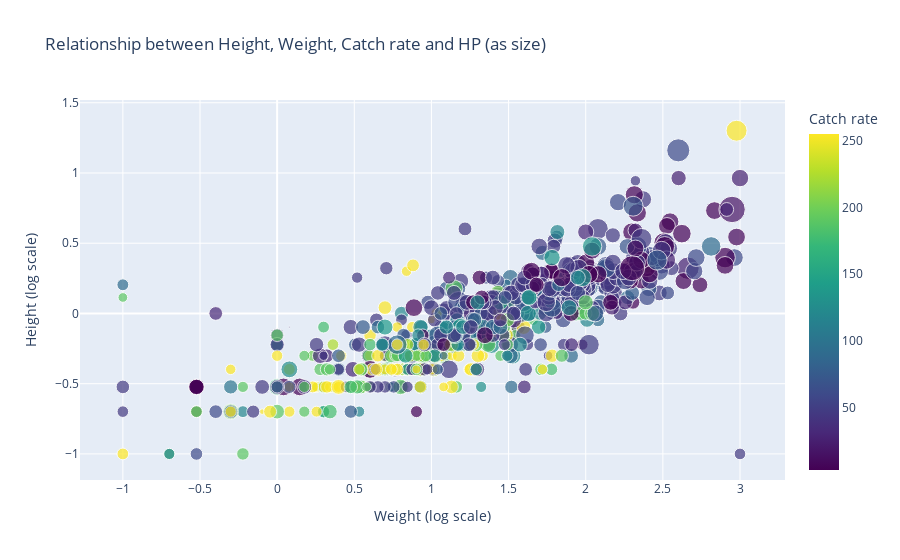

Notebook source saved alongside this figure:
### Markdown cell above
# Is the size related to Catch rate?

### Code cell
weight_log = np.log10(pokedex['Weight (kg)'])
height_log = np.log10(pokedex['Height (m)'])
speed_log = np.log10(pokedex['Speed'])
fig = px.scatter(pokedex, x = weight_log, y = height_log, color= "Catch rate", size = "HP",
                 hover_data = ['Name'], 
                 labels = {'x':'Weight (log scale)', 'y':'Height (log scale)'},
                title = "Relationship between Height, Weight, Catch rate and HP (as size)",
                color_continuous_scale=px.colors.sequential.Viridis)
fig.update_layout(
    hoverlabel=dict(
        font_color="white"
    )
)
fig.show()

fig.write_image("./images/speed_weight_HP.jpeg")
fig.write_html("./images/speed_weight_HP.html")

### Figure 1 — Plotly figure (JSON) as saved in the notebook; plotly's stock layout.template omitted (floating-point values rounded to 4 significant figures; data arrays with more than 128 entries replaced by an {"elided": "..."} marker saying what was removed)
{"data": [{"customdata": {"elided": "888x1 str values"}, "hovertemplate": "Weight (log scale)=%{x}<br>Height (log scale)=%{y}<br>HP=%{marker.size}<br>Name=%{customdata[0]}<br>Catch rate=%{marker.color}<extra></extra>", "legendgroup": "", "marker": {"color": {"elided": "888 int values"}, "coloraxis": "coloraxis", "size": {"elided": "888 int values"}, "sizemode": "area", "sizeref": 0.6375, "symbol": "circle"}, "mode": "markers", "name": "", "orientation": "v", "showlegend": false, "type": "scatter", "x": {"elided": "888 float values"}, "xaxis": "x", "y": {"elided": "888 float values"}, "yaxis": "y"}], "layout": {"coloraxis": {"colorbar": {"title": {"text": "Catch rate"}}, "colorscale": [[0, "#440154"], [0.1111, "#482878"], [0.2222, "#3e4989"], [0.3333, "#31688e"], [0.4444, "#26828e"], [0.5556, "#1f9e89"], [0.6667, "#35b779"], [0.7778, "#6ece58"], [0.8889, "#b5de2b"], [1, "#fde725"]]}, "hoverlabel": {"font": {"color": "white"}}, "legend": {"itemsizing": "constant", "tracegroupgap": 0}, "title": {"text": "Relationship between Height, Weight, Catch rate and HP (as size)"}, "xaxis": {"anchor": "y", "domain": [0, 1], "title": {"text": "Weight (log scale)"}}, "yaxis": {"anchor": "x", "domain": [0, 1], "title": {"text": "Height (log scale)"}}}}
